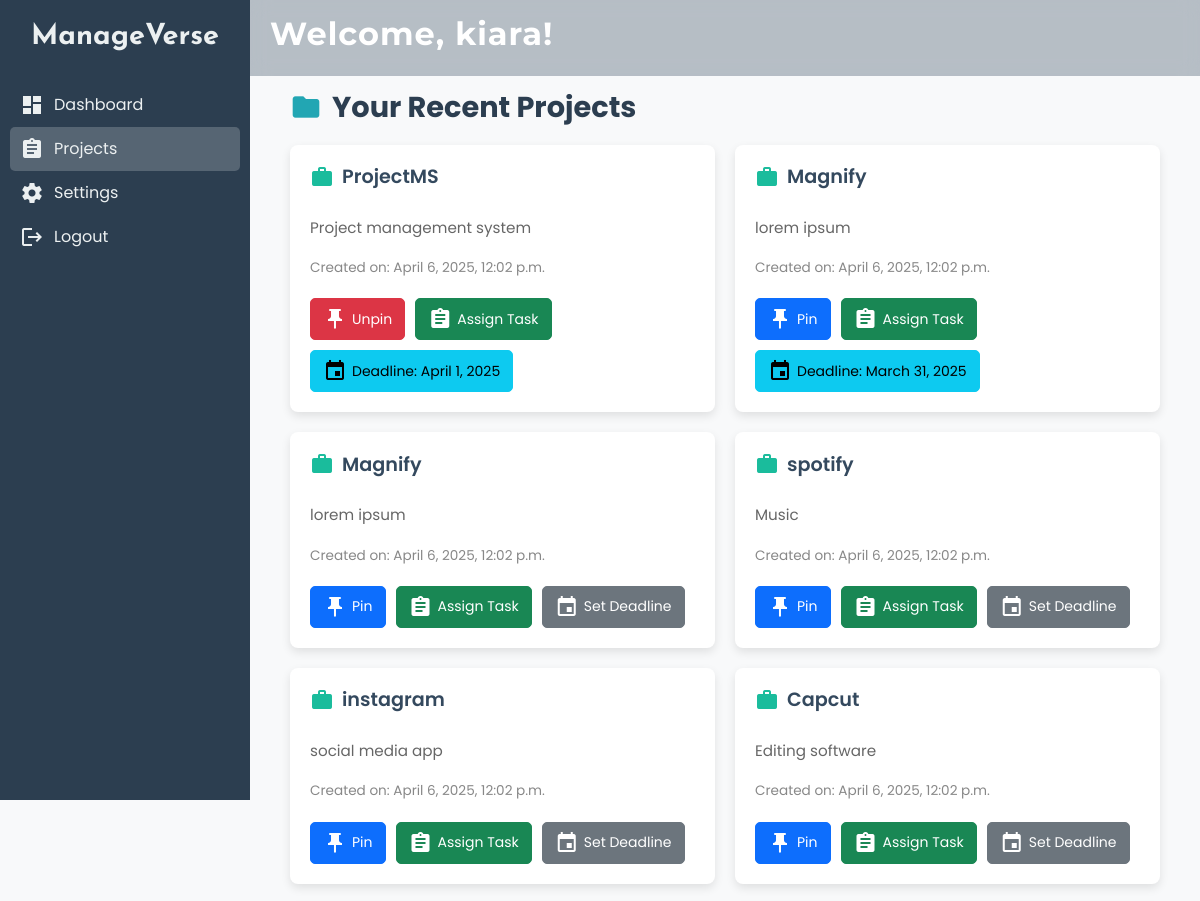
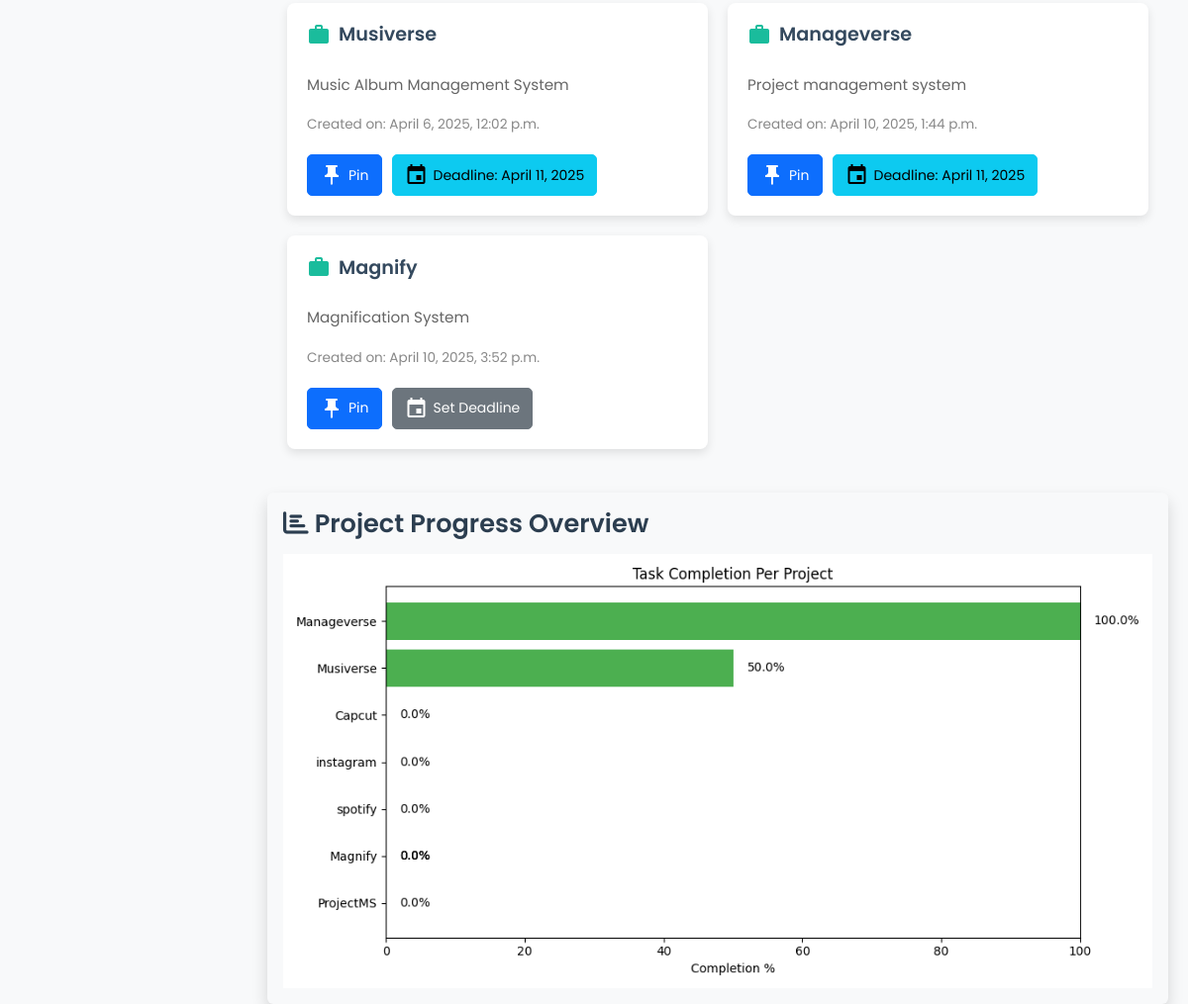
The page /projects/ (signed in) on the database its author committed (2 pictures, top to bottom).
### mv/models.py (models this page shows, shortened)
class CustomUser(AbstractUser):
    ROLE_CHOICES = [
        ('user', 'User'),
        ('manager', 'Manager'),
    ]
    role = models.CharField(max_length=10, choices=ROLE_CHOICES, default='user')
    phone_number = models.CharField(max_length=15, default="0000000000")
    groups = models.ManyToManyField(
        'auth.Group',
        related_name='customuser_set',
        blank=True
    )
    user_permissions = models.ManyToManyField(
        'auth.Permission',
        related_name='customuser_permissions',
        blank=True
    )

class Project(models.Model):
    name = models.CharField(max_length=100)
    description = models.TextField(default='No description')
    category = models.CharField(max_length=100, default='General')
    deadline = models.DateField(null=True, blank=True)
    pinned = models.BooleanField(default=False)
    user = models.ForeignKey(User, on_delete=models.CASCADE)
    lead = models.ForeignKey(User, related_name='led_projects', on_delete=models.SET_NULL, null=True, blank=True)
    team_members = models.ManyToManyField(User, related_name='project_team', blank=True)
    created_at = models.DateTimeField(default=timezone.now)

### mv/views.py (the view)
# urls.py: path('projects/' , views.manager_projects , name='projects_page') ,
@login_required
def manager_projects(request):
    projects = Project.objects.filter(user=request.user) | Project.objects.filter(team_members=request.user)
    projects = projects.distinct()
    total_tasks = sum(project.tasks.count() for project in projects)
    completed_tasks = sum(project.tasks.filter(status='completed').count() for project in projects)
    pending_tasks = total_tasks - completed_tasks
    progress_percentage = (completed_tasks / total_tasks * 100) if total_tasks else 0
    project_chart = generate_project_bar_chart(projects)
    return render(request, 'projects.html', {
        'projects': projects,
        'total_tasks': total_tasks,
        'completed_tasks': completed_tasks,
        'progress_percentage': progress_percentage,
        'project_chart': project_chart
    })

### templates/projects.html (shortened to what this page needs)
{% block content %}
<link href="https://cdn.jsdelivr.net/npm/bootstrap@5.3.3/dist/css/bootstrap.min.css" rel="stylesheet">
<link rel="stylesheet" href="https://cdnjs.cloudflare.com/ajax/libs/font-awesome/6.5.1/css/all.min.css">
<link href="https://cdn.jsdelivr.net/npm/bootstrap@5.3.0/dist/css/bootstrap.min.css" rel="stylesheet">
<div class="sidebar">
    <h2>ManageVerse</h2>
    <ul>
        <li><a href="{% url 'manager_dashboard' %}" ><span class="material-icons">dashboard</span> Dashboard</a></li>
        <li><a href="{% url 'projects_page' %}" class="active"><span class="material-icons">assignment</span> Projects</a></li>
        <li><a href="{% url 'settings_page' %}" ><span class="material-icons">settings</span> Settings</a></li>
        <li><a href="{% url 'logout' %}"><span class="material-icons">logout</span> Logout</a></li>
    </ul>
</div>
<div class="main-container">
   <div class="navbar">
    <h2>Welcome, {{ request.user.username }}!</h2>
</div>
    <div class="content">
        <h3><span class="material-icons">folder</span> Your Recent Projects</h3>
        <div class="projects">
            {% for project in projects %}
                <div class="project-card">
                    <h4><span class="material-icons">work</span> {{ project.name }}</h4>
                    <p>{{ project.description }}</p>
                    <small>Created on: {{ project.created_at }}</small>
                    <div class="project-actions">
                        {% if project.pinned %}
                            <a href="{% url 'unpin_project' project.id %}" class="btn btn-danger">
                                <i class="material-icons">push_pin</i> Unpin
                            </a>
                        {% else %}
                            <a href="{% url 'pin_project' project.id %}" class="btn btn-primary">
                                <i class="material-icons">push_pin</i> Pin
                            </a>
                        {% endif %}
                        {% if project.user == request.user %}
    <a href="{% url 'assign_task' project.id %}" class="btn btn-success">
        <i class="material-icons">assignment</i> Assign Task
    </a>
{% endif %}
                        {% if project.deadline %}
                            <a href="{% url 'view_deadline' project.id %}" class="btn btn-info">
                                <i class="material-icons">event</i> Deadline: {{ project.deadline }}
                            </a>
                        {% else %}
                            <a href="{% url 'set_deadline' project.id %}" class="btn btn-secondary">
                                <i class="material-icons">event</i> Set Deadline
                            </a>
                        {% endif %}
                    </div>
                </div>
            {% empty %}
                <p>No projects found. Start adding your projects!</p>
            {% endfor %}
        </div>
    </div>
    <div class="progress-summary mt-4 p-3 rounded shadow bg-light">
        <h3><i class="fa fa-chart-bar"></i> Project Progress Overview</h3>
        {% if project_chart %}
        <img alt="Project Progress Chart" class="img-fluid" />
        {% else %}
            <p class="text-muted">No projects or tasks available.</p>
        {% endif %}
    </div>
</div>
{% endblock %}

### templates/projects.html (style rules this page uses)
.sidebar { width: 250px; background: #2c3e50; padding: 0 10px; color: #ecf0f1; display: flex; flex-direction: column; align-items: center; height: 100vh; position: fixed; top: 0; left: 0; overflow-y: auto; }
.sidebar h2 { font-family: 'Josefin Sans', sans-serif; font-weight: bold; font-size: 1.8rem; padding-top: 20px; }
.sidebar ul { margin-top: 20px; list-style: none; padding: 0; width: 100%; }
.sidebar ul li a { color: #ecf0f1; text-decoration: none; display: flex; align-items: center; padding: 10px; border-radius: 5px; transition: background 0.3s; }
.sidebar ul li a .material-icons { margin-right: 10px; }
.sidebar ul li a:hover, .sidebar ul li a.active { background: rgba(255, 255, 255, 0.2); }
.main-container { margin-left: 250px; width: calc(100% - 250px); display: flex; flex-direction: column; }
.navbar { background: rgba(31, 54, 77, 0.3); backdrop-filter: blur(10px); position: fixed; top: 0; left: 250px; width: calc(100% - 250px); display: flex; justify-content: space-between; align-items: center; padding: 15px 20px; color: white; z-index: 1000; transition: all 0.3s ease-in-out; }
.navbar h2 { font-family: 'Montserrat', sans-serif; font-weight: 700; letter-spacing: 1px; }
.btn { border-radius: 5px; padding: 10px 15px; }
.content h3 { font-size: 1.8rem; font-weight: bold; color: #2c3e50; margin-bottom: 20px; display: flex; align-items: center; margin-top: 50px; }
.content h3 .material-icons { font-size: 2rem; margin-right: 10px; color: #22a6b3; }
.projects { display: flex; flex-wrap: wrap; gap: 20px; }
.project-card { flex: 1 1 calc(33.333% - 20px); min-width: 280px; }
.project-card { background: white; padding: 20px; box-shadow: 0 4px 8px rgba(0, 0, 0, 0.2); border-radius: 8px; display: flex; flex-direction: column; gap: 10px; transition: transform 0.3s ease, box-shadow 0.3s ease; }
.project-card h4 { font-size: 1.3rem; font-weight: 600; color: #34495e; display: flex; align-items: center; }
.project-card h4 .material-icons { font-size: 1.5rem; margin-right: 8px; color:rgb(34, 135, 230); }
.project-card p { font-size: 0.95rem; color: #666; line-height: 1.4; }
.project-card small { font-size: 0.85rem; color: #888; }
.project-actions { margin-top: 10px; display: flex; flex-wrap: wrap; gap: 10px; }
.project-actions a { display: inline-flex; align-items: center; padding: 8px 12px; border-radius: 5px; text-decoration: none; font-size: 14px; }
.project-actions a i { margin-right: 5px; }
.main-container { display: flex; flex-direction: column; width: calc(100% - 250px); padding: 20px; }
.content { padding: 20px; }
h3 { font-size: 1.6rem; font-weight: 600; color: #2c3e50; margin-bottom: 15px; }
.projects { display: grid; grid-template-columns: repeat(auto-fit, minmax(300px, 1fr)); gap: 20px; margin-top: 20px; }
.project-card { background: #ffffff; border-radius: 8px; padding: 20px; box-shadow: 0 4px 10px rgba(0, 0, 0, 0.1); transition: transform 0.3s ease, box-shadow 0.3s ease; }
.project-card h4 { font-size: 1.2rem; font-weight: 600; color: #34495e; display: flex; align-items: center; }
.project-card h4 .material-icons { font-size: 1.5rem; margin-right: 8px; color: #1abc9c; }
.project-card p { font-size: 0.95rem; color: #666; margin: 10px 0; }

### rows shown on the page
CustomUser: user.username "kiara"
Project: name "ProjectMS", description "Project management system", created_at "April 6, 2025, 12:02 p.m.", pinned "Unpin", shows "Assign Task", deadline "April 1, 2025"
Project: name "Magnify", description "lorem ipsum", created_at "April 6, 2025, 12:02 p.m.", pinned "Pin", shows "Assign Task", deadline "March 31, 2025"
Project: name "Magnify", description "lorem ipsum", created_at "April 6, 2025, 12:02 p.m.", pinned "Pin", shows "Assign Task", shows "Set Deadline"
Project: name "spotify", description "Music", created_at "April 6, 2025, 12:02 p.m.", pinned "Pin", shows "Assign Task", shows "Set Deadline"
Project: name "instagram", description "social media app", created_at "April 6, 2025, 12:02 p.m.", pinned "Pin", shows "Assign Task", shows "Set Deadline"
Project: name "Capcut", description "Editing software", created_at "April 6, 2025, 12:02 p.m.", pinned "Pin", shows "Assign Task", shows "Set Deadline"
Project: name "Musiverse", description "Music Album Management System", created_at "April 6, 2025, 12:02 p.m.", pinned "Pin", deadline "April 11, 2025"
Project: name "Manageverse", description "Project management system", created_at "April 10, 2025, 1:44 p.m.", pinned "Pin", deadline "April 11, 2025"
Project: name "Magnify", description "Magnification System", created_at "April 10, 2025, 3:52 p.m.", pinned "Pin", shows "Set Deadline"
